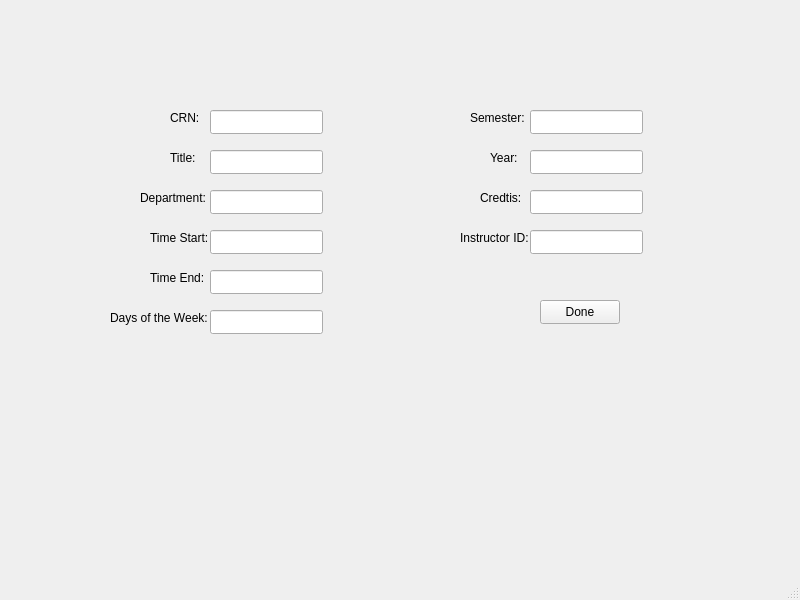
<?xml version="1.0" encoding="UTF-8"?>
<ui version="4.0">
 <class>AddCourse</class>
 <widget class="QMainWindow" name="AddCourse">
  <property name="geometry">
   <rect>
    <x>0</x>
    <y>0</y>
    <width>800</width>
    <height>600</height>
   </rect>
  </property>
  <property name="windowTitle">
   <string>MainWindow</string>
  </property>
  <widget class="QWidget" name="centralwidget">
   <widget class="QLineEdit" name="TextD">
    <property name="geometry">
     <rect>
      <x>210</x>
      <y>190</y>
      <width>113</width>
      <height>24</height>
     </rect>
    </property>
    <property name="text">
     <string/>
    </property>
   </widget>
   <widget class="QLabel" name="Title">
    <property name="geometry">
     <rect>
      <x>170</x>
      <y>150</y>
      <width>71</width>
      <height>16</height>
     </rect>
    </property>
    <property name="text">
     <string>Title:</string>
    </property>
   </widget>
   <widget class="QLineEdit" name="TextDofW">
    <property name="geometry">
     <rect>
      <x>210</x>
      <y>310</y>
      <width>113</width>
      <height>24</height>
     </rect>
    </property>
   </widget>
   <widget class="QLineEdit" name="TextT">
    <property name="geometry">
     <rect>
      <x>210</x>
      <y>150</y>
      <width>113</width>
      <height>24</height>
     </rect>
    </property>
   </widget>
   <widget class="QLineEdit" name="TextTS">
    <property name="geometry">
     <rect>
      <x>210</x>
      <y>230</y>
      <width>113</width>
      <height>24</height>
     </rect>
    </property>
   </widget>
   <widget class="QLabel" name="CRN">
    <property name="geometry">
     <rect>
      <x>170</x>
      <y>110</y>
      <width>61</width>
      <height>16</height>
     </rect>
    </property>
    <property name="text">
     <string>CRN: </string>
    </property>
   </widget>
   <widget class="QLineEdit" name="TextE">
    <property name="geometry">
     <rect>
      <x>210</x>
      <y>270</y>
      <width>113</width>
      <height>24</height>
     </rect>
    </property>
   </widget>
   <widget class="QLabel" name="TimeS">
    <property name="geometry">
     <rect>
      <x>150</x>
      <y>230</y>
      <width>71</width>
      <height>16</height>
     </rect>
    </property>
    <property name="text">
     <string>Time Start:</string>
    </property>
   </widget>
   <widget class="QLabel" name="DofW">
    <property name="geometry">
     <rect>
      <x>110</x>
      <y>310</y>
      <width>131</width>
      <height>16</height>
     </rect>
    </property>
    <property name="text">
     <string>Days of the Week:</string>
    </property>
   </widget>
   <widget class="QLabel" name="TimeE">
    <property name="geometry">
     <rect>
      <x>150</x>
      <y>270</y>
      <width>71</width>
      <height>16</height>
     </rect>
    </property>
    <property name="text">
     <string>Time End:</string>
    </property>
   </widget>
   <widget class="QLabel" name="Department">
    <property name="geometry">
     <rect>
      <x>140</x>
      <y>190</y>
      <width>71</width>
      <height>16</height>
     </rect>
    </property>
    <property name="text">
     <string>Department:</string>
    </property>
   </widget>
   <widget class="QLineEdit" name="TextCRN">
    <property name="geometry">
     <rect>
      <x>210</x>
      <y>110</y>
      <width>113</width>
      <height>24</height>
     </rect>
    </property>
   </widget>
   <widget class="QLineEdit" name="TextC">
    <property name="geometry">
     <rect>
      <x>530</x>
      <y>190</y>
      <width>113</width>
      <height>24</height>
     </rect>
    </property>
    <property name="text">
     <string/>
    </property>
   </widget>
   <widget class="QLabel" name="Year">
    <property name="geometry">
     <rect>
      <x>490</x>
      <y>150</y>
      <width>71</width>
      <height>16</height>
     </rect>
    </property>
    <property name="text">
     <string>Year:</string>
    </property>
   </widget>
   <widget class="QLineEdit" name="TextY">
    <property name="geometry">
     <rect>
      <x>530</x>
      <y>150</y>
      <width>113</width>
      <height>24</height>
     </rect>
    </property>
   </widget>
   <widget class="QLineEdit" name="TextInID">
    <property name="geometry">
     <rect>
      <x>530</x>
      <y>230</y>
      <width>113</width>
      <height>24</height>
     </rect>
    </property>
   </widget>
   <widget class="QLabel" name="Semester">
    <property name="geometry">
     <rect>
      <x>470</x>
      <y>110</y>
      <width>61</width>
      <height>16</height>
     </rect>
    </property>
    <property name="text">
     <string>Semester: </string>
    </property>
   </widget>
   <widget class="QLabel" name="InstrID">
    <property name="geometry">
     <rect>
      <x>460</x>
      <y>230</y>
      <width>71</width>
      <height>16</height>
     </rect>
    </property>
    <property name="text">
     <string>Instructor ID:</string>
    </property>
   </widget>
   <widget class="QLabel" name="Credits">
    <property name="geometry">
     <rect>
      <x>480</x>
      <y>190</y>
      <width>71</width>
      <height>16</height>
     </rect>
    </property>
    <property name="text">
     <string>Credtis:</string>
    </property>
   </widget>
   <widget class="QLineEdit" name="TextSem">
    <property name="geometry">
     <rect>
      <x>530</x>
      <y>110</y>
      <width>113</width>
      <height>24</height>
     </rect>
    </property>
   </widget>
   <widget class="QPushButton" name="pushButton">
    <property name="geometry">
     <rect>
      <x>540</x>
      <y>300</y>
      <width>80</width>
      <height>24</height>
     </rect>
    </property>
    <property name="text">
     <string>Done</string>
    </property>
   </widget>
  </widget>
  <widget class="QMenuBar" name="menubar">
   <property name="geometry">
    <rect>
     <x>0</x>
     <y>0</y>
     <width>800</width>
     <height>21</height>
    </rect>
   </property>
  </widget>
  <widget class="QStatusBar" name="statusbar"/>
 </widget>
 <resources/>
 <connections/>
</ui>
